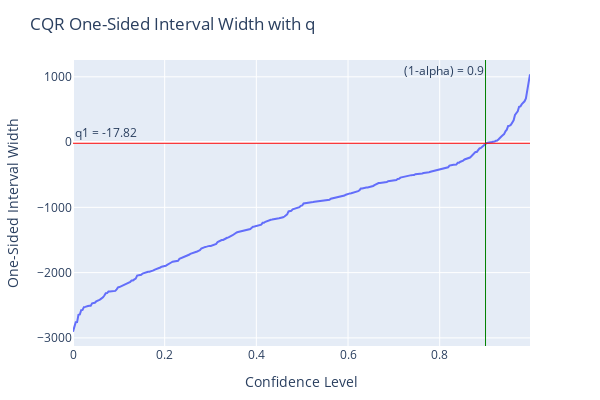

The code cell stored with this chart in its notebook:
### Code cell
method = "cqr"

cqr_forecast = m.conformal_predict(
    test_df, 
    calibration_df=calib_df, 
    alpha=0.10, 
    method=method, 
    plotting_backend="plotly-static"
)

### Figure 1 — Plotly figure (JSON) as saved in the notebook; plotly's stock layout.template omitted (floating-point values rounded to 4 significant figures; data arrays with more than 128 entries replaced by an {"elided": "..."} marker saying what was removed)
{"data": [{"hovertemplate": "Confidence Level=%{x}<br>One-Sided Interval Width=%{y}<extra></extra>", "legendgroup": "", "line": {"color": "#636efa", "dash": "solid"}, "marker": {"symbol": "circle"}, "mode": "lines", "name": "", "orientation": "v", "showlegend": false, "type": "scatter", "x": {"elided": "336 float values"}, "xaxis": "x", "y": {"elided": "336 float values"}, "yaxis": "y"}], "layout": {"annotations": [{"showarrow": false, "text": "(1-alpha) = 0.9", "x": 0.9, "xanchor": "right", "xref": "x", "y": 1, "yanchor": "top", "yref": "y domain"}, {"showarrow": false, "text": "q1 = -17.82", "x": 0, "xanchor": "left", "xref": "x domain", "y": -17.82, "yanchor": "bottom", "yref": "y"}], "height": 400, "legend": {"tracegroupgap": 0}, "margin": {"b": 50, "l": 70, "r": 70, "t": 60}, "shapes": [{"line": {"color": "green", "width": 1}, "type": "line", "x0": 0.9, "x1": 0.9, "xref": "x", "y0": 0, "y1": 1, "yref": "y domain"}, {"line": {"color": "red", "width": 1}, "type": "line", "x0": 0, "x1": 1, "xref": "x domain", "y0": -17.82, "y1": -17.82, "yref": "y"}], "title": {"text": "CQR One-Sided Interval Width with q"}, "width": 600, "xaxis": {"anchor": "y", "domain": [0, 1], "title": {"text": "Confidence Level"}}, "yaxis": {"anchor": "x", "domain": [0, 1], "title": {"text": "One-Sided Interval Width"}}}}
